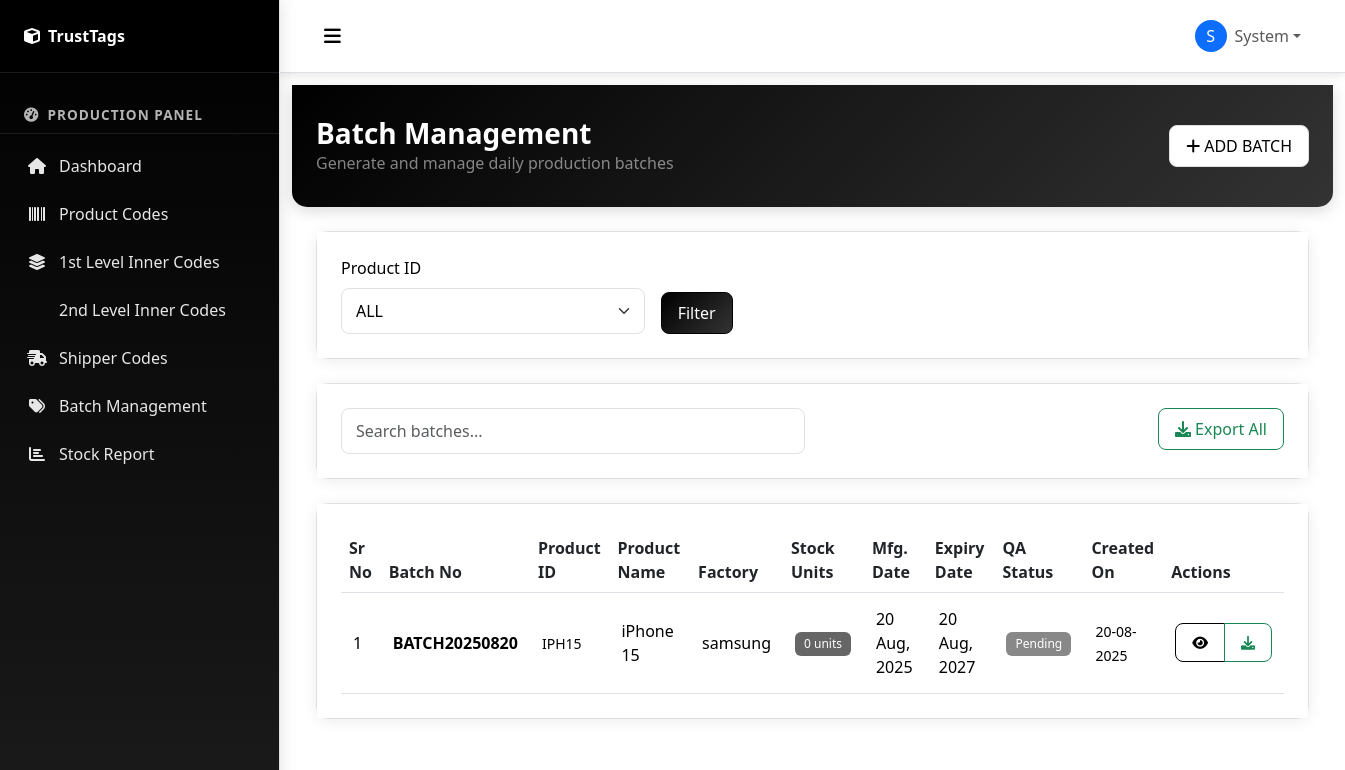
Page /batch-management (signed in) on the committed database.
### models.py (models this page shows, shortened)
class User(UserMixin, db.Model):
    __tablename__ = 'users'
    id = db.Column(db.Integer, primary_key=True)
    email = db.Column(db.String(120), unique=True, nullable=False)
    password_hash = db.Column(db.String(256), nullable=False)
    first_name = db.Column(db.String(100), nullable=True)
    last_name = db.Column(db.String(100), nullable=True)
    profile_image_url = db.Column(db.String, nullable=True)
    role = db.Column(db.String(20), default='user')  # user, admin
    factory_id = db.Column(db.String, nullable=True)
    is_active = db.Column(db.Boolean, default=True)
    created_at = db.Column(db.DateTime, default=datetime.now)
    updated_at = db.Column(db.DateTime, default=datetime.now, onupdate=datetime.now)

class Batch(db.Model):
    __tablename__ = 'batches'
    id = db.Column(db.String, primary_key=True)
    batch_no = db.Column(db.String(100), nullable=False)
    product_id = db.Column(db.String, db.ForeignKey('products.id'), nullable=False)
    factory_id = db.Column(db.String, db.ForeignKey('factories.id'), nullable=False)
    mfg_date = db.Column(db.Date, nullable=False)
    expiry_date = db.Column(db.Date, nullable=False)
    qa_status = db.Column(db.String(20), default='OK')  # OK, Rejected
    responded_by = db.Column(db.String(100), nullable=True)
    responded_date = db.Column(db.DateTime, nullable=True)
    reject_reason = db.Column(db.Text, nullable=True)
    created_at = db.Column(db.DateTime, default=datetime.now)
    product = db.relationship('Product', backref='batches')
    factory = db.relationship('Factory', backref='batches')

class Product(db.Model):
    __tablename__ = 'products'
    id = db.Column(db.String, primary_key=True)
    name = db.Column(db.String(200), nullable=False)
    sku_id = db.Column(db.String(100), unique=True, nullable=False)
    gtin = db.Column(db.String(50), nullable=True)
    mrp = db.Column(db.Float, nullable=True)
    registration_no = db.Column(db.String(100), nullable=True)
    sap_description = db.Column(db.Text, nullable=True)
    image_url = db.Column(db.String(500), nullable=True)
    created_at = db.Column(db.DateTime, default=datetime.now)

class Factory(db.Model):
    __tablename__ = 'factories'
    id = db.Column(db.String, primary_key=True)
    name = db.Column(db.String(200), nullable=False)
    mobile_no = db.Column(db.String(20), nullable=True)
    city = db.Column(db.String(100), nullable=True)
    state = db.Column(db.String(100), nullable=True)
    created_at = db.Column(db.DateTime, default=datetime.now)

### routes.py (the view)
@app.route('/batch-management')
@require_login
def batch_management():
    page = request.args.get('page', 1, type=int)
    product_filter = request.args.get('product_id', '')
    query = Batch.query.join(Product).join(Factory)
    if product_filter:
        query = query.filter(Batch.product_id == product_filter)
    batches = query.order_by(Batch.created_at.desc()).paginate(
        page=page, per_page=10, error_out=False)
    products = Product.query.all()
    factories = Factory.query.all()
    for batch in batches.items:
        stock_total = db.session.query(db.func.sum(Stock.units)).filter_by(batch_id=batch.id).scalar() or 0
        batch.total_stock = stock_total
    today_formatted = datetime.now().strftime('%Y%m%d')
    return render_template('batch_management.html',
                         batches=batches,
                         products=products,
                         factories=factories,
                         product_filter=product_filter,
                         today_formatted=today_formatted)

### templates/batch_management.html (shortened to what this page needs)
{% extends "base.html" %}
{% block content %}
<div class="container-fluid">
    <div class="page-header mb-4">
        <div class="row align-items-center">
            <div class="col">
                <h1 class="h3 text-white mb-0">Batch Management</h1>
                <p class="text-white-50 mb-0">Generate and manage daily production batches</p>
            </div>
            <div class="col-auto">
                <button class="btn btn-light" data-bs-toggle="modal" data-bs-target="#addBatchModal">
                    <i class="fas fa-plus me-1"></i>ADD BATCH
                </button>
            </div>
        </div>
    </div>
    <div class="card mb-4">
        <div class="card-body">
            <form method="GET" class="row g-3">
                <div class="col-md-4">
                    <label class="form-label">Product ID</label>
                    <select class="form-select" name="product_id">
                        <option value="">ALL</option>
                    </select>
                </div>
                <div class="col-md-2 d-flex align-items-end">
                    <button type="submit" class="btn btn-primary">Filter</button>
                </div>
            </form>
        </div>
    </div>
    <div class="card mb-4">
        <div class="card-body">
            <div class="row g-3">
                <div class="col-md-6">
                    <input type="text" class="form-control" placeholder="Search batches..." id="batchSearch" onkeyup="filterBatches()">
                </div>
                <div class="col-md-6 text-end">
                    <button class="btn btn-outline-success" onclick="exportAllBatches()">
                        <i class="fas fa-download me-1"></i>Export All
                    </button>
                </div>
            </div>
        </div>
    </div>
    <div class="card">
        <div class="card-body">
            {% if batches.items %}
            <div class="table-responsive">
                <table class="table table-hover" id="batchesTable">
                    <thead class="table-purple">
                        <tr>
                            <th>Sr No</th>
                            <th>Batch No</th>
                            <th>Product ID</th>
                            <th>Product Name</th>
                            <th>Factory</th>
                            <th>Stock Units</th>
                            <th>Mfg. Date</th>
                            <th>Expiry Date</th>
                            <th>QA Status</th>
                            <th>Created On</th>
                            <th>Actions</th>
                        </tr>
                    </thead>
                    <tbody>
                        {% for batch in batches.items %}
                        <tr>
                            <td>{{ loop.index + (batches.page - 1) * batches.per_page }}</td>
                            <td><strong>{{ batch.batch_no }}</strong></td>
                            <td><small>{{ batch.product.sku_id if batch.product else 'N/A' }}</small></td>
                            <td>{{ batch.product.name if batch.product else 'N/A' }}</td>
                            <td>{{ batch.factory.name if batch.factory else 'N/A' }}</td>
                            <td>
                                <span class="badge bg-info">
                                    {{ batch.stock_entries|length if batch.stock_entries else 0 }} units
                                </span>
                            </td>
                            <td>{{ batch.mfg_date.strftime('%d %b, %Y') }}</td>
                            <td>{{ batch.expiry_date.strftime('%d %b, %Y') }}</td>
                            <td>
                                <span class="badge bg-{{ 'success' if batch.qa_status == 'OK' else 'warning' }}">
                                    {{ batch.qa_status }}
                                </span>
                            </td>
                            <td><small>{{ batch.created_at.strftime('%d-%m-%Y') }}</small></td>
                            <td>
                                <div class="btn-group" role="group">
                                    <a href="{{ url_for('batch_detail', product_id=batch.product_id) }}"
                                       class="btn btn-outline-primary btn-sm"
                                       title="View batch details">
                                        <i class="fas fa-eye"></i>
                                    </a>
                                    <button class="btn btn-outline-success btn-sm"
                                            onclick="exportBatchStock('{{ batch.id }}')"
                                            title="Export stock report">
                                        <i class="fas fa-download"></i>
                                    </button>
                                </div>
                            </td>
                        </tr>
                        {% endfor %}
                    </tbody>
                </table>
            </div>
            {% endif %}
        </div>
    </div>
</div>
{% endblock %}

### templates/base.html (shortened to what this page needs)
<!DOCTYPE html>
<html lang="en">
<head>
    <link href="https://cdn.jsdelivr.net/npm/bootstrap@5.3.0/dist/css/bootstrap.min.css" rel="stylesheet">
    <link rel="stylesheet" href="https://cdnjs.cloudflare.com/ajax/libs/font-awesome/6.0.0/css/all.min.css">
    <link rel="stylesheet" href="https://cdn.datatables.net/1.13.4/css/dataTables.bootstrap5.min.css">
    <link rel="stylesheet" href="{{ url_for('static', filename='css/style.css') }}">
</head>
<body>
    <div class="wrapper">
        {% if current_user.is_authenticated %}
        <nav class="sidebar" id="sidebar">
            <div class="sidebar-header">
                <div class="d-flex align-items-center">
                    <i class="fas fa-cube text-white me-2"></i>
                    <span class="text-white fw-bold">TrustTags</span>
                </div>
            </div>
            <ul class="sidebar-menu">
                <li class="sidebar-section">
                    <i class="fas fa-tachometer-alt"></i>
                    <span>Production Panel</span>
                </li>
                <li class="menu-item">
                    <a href="{{ url_for('dashboard') }}">
                        <i class="fas fa-home"></i>
                        <span>Dashboard</span>
                    </a>
                </li>
                <li class="menu-item">
                    <a href="{{ url_for('product_codes') }}">
                        <i class="fas fa-barcode"></i>
                        <span>Product Codes</span>
                    </a>
                </li>
                <li class="menu-item">
                    <a href="{{ url_for('first_level_codes') }}">
                        <i class="fas fa-layer-group"></i>
                        <span>1st Level Inner Codes</span>
                    </a>
                </li>
                <li class="menu-item">
                    <a href="{{ url_for('second_level_codes') }}">
                        <span>2nd Level Inner Codes</span>
                    </a>
                </li>
                <li class="menu-item">
                    <a href="{{ url_for('shipper_codes') }}">
                        <i class="fas fa-shipping-fast"></i>
                        <span>Shipper Codes</span>
                    </a>
                </li>
                <li class="menu-item">
                    <a href="{{ url_for('batch_management') }}">
                        <i class="fas fa-tags"></i>
                        <span>Batch Management</span>
                    </a>
                </li>
                <li class="menu-item">
                    <a href="{{ url_for('stock_report') }}">
                        <i class="fas fa-chart-bar"></i>
                        <span>Stock Report</span>
                    </a>
                </li>
            </ul>
        </nav>
        {% endif %}
        <div class="main-content" id="main-content">
            {% if current_user.is_authenticated %}
            <nav class="navbar navbar-expand-lg navbar-light bg-white border-bottom">
                <div class="container-fluid">
                    <button class="btn btn-link" id="sidebarToggle">
                        <i class="fas fa-bars"></i>
                    </button>
                    <div class="navbar-nav ms-auto">
                        <div class="nav-item dropdown">
                            <a class="nav-link dropdown-toggle d-flex align-items-center" href="#" role="button" data-bs-toggle="dropdown">
                                {% if current_user.profile_image_url %}
                                <img src="{{ current_user.profile_image_url }}" alt="Profile" class="rounded-circle me-2" width="32" height="32" style="object-fit: cover;">
                                {% else %}
                                <div class="rounded-circle bg-primary text-white d-flex align-items-center justify-content-center me-2" style="width: 32px; height: 32px;">
                                    {{ (current_user.first_name or current_user.email)[0].upper() }}
                                </div>
                                {% endif %}
                                <span>{{ current_user.first_name or current_user.email }}</span>
                            </a>
                        </div>
                    </div>
                </div>
            </nav>
            {% endif %}
            <div class="content-wrapper">
                {% block content %}{% endblock %}
            </div>
        </div>
    </div>
</body>
</html>

### rows in the picture
User: first_name "S", first_name "System"
Batch: batch_no "BATCH20250820", product "IPH15", product "iPhone 15", factory "samsung", stock_entries|length "0", mfg_date "20 Aug, 2025", expiry_date "20 Aug, 2027", qa_status "Pending", created_at "20-08-2025"
